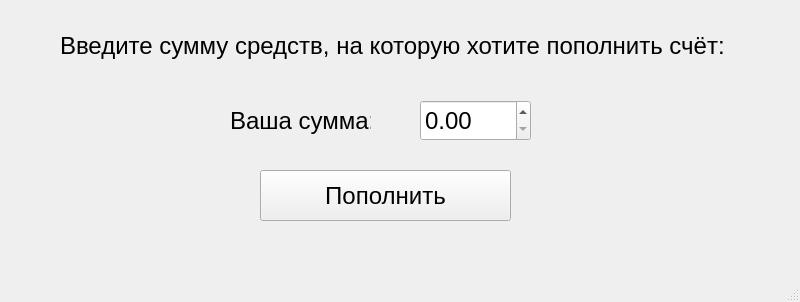
<?xml version="1.0" encoding="UTF-8"?>
<ui version="4.0">
 <class>MainWindow</class>
 <widget class="QMainWindow" name="MainWindow">
  <property name="geometry">
   <rect>
    <x>0</x>
    <y>0</y>
    <width>800</width>
    <height>302</height>
   </rect>
  </property>
  <property name="font">
   <font>
    <pointsize>18</pointsize>
   </font>
  </property>
  <property name="windowTitle">
   <string>MainWindow</string>
  </property>
  <widget class="QWidget" name="centralwidget">
   <widget class="QLabel" name="label">
    <property name="geometry">
     <rect>
      <x>60</x>
      <y>10</y>
      <width>711</width>
      <height>71</height>
     </rect>
    </property>
    <property name="text">
     <string>Введите сумму средств, на которую хотите пополнить счёт:</string>
    </property>
   </widget>
   <widget class="QDoubleSpinBox" name="sumBox">
    <property name="geometry">
     <rect>
      <x>420</x>
      <y>100</y>
      <width>111</width>
      <height>41</height>
     </rect>
    </property>
    <property name="maximum">
     <double>5000.989999999999782</double>
    </property>
   </widget>
   <widget class="QLabel" name="label_2">
    <property name="geometry">
     <rect>
      <x>230</x>
      <y>100</y>
      <width>141</width>
      <height>41</height>
     </rect>
    </property>
    <property name="text">
     <string>Ваша сумма:</string>
    </property>
   </widget>
   <widget class="QPushButton" name="donateButton">
    <property name="geometry">
     <rect>
      <x>260</x>
      <y>170</y>
      <width>251</width>
      <height>51</height>
     </rect>
    </property>
    <property name="text">
     <string>Пополнить</string>
    </property>
   </widget>
  </widget>
  <widget class="QMenuBar" name="menubar">
   <property name="geometry">
    <rect>
     <x>0</x>
     <y>0</y>
     <width>800</width>
     <height>33</height>
    </rect>
   </property>
  </widget>
  <widget class="QStatusBar" name="statusbar"/>
 </widget>
 <resources/>
 <connections/>
</ui>
